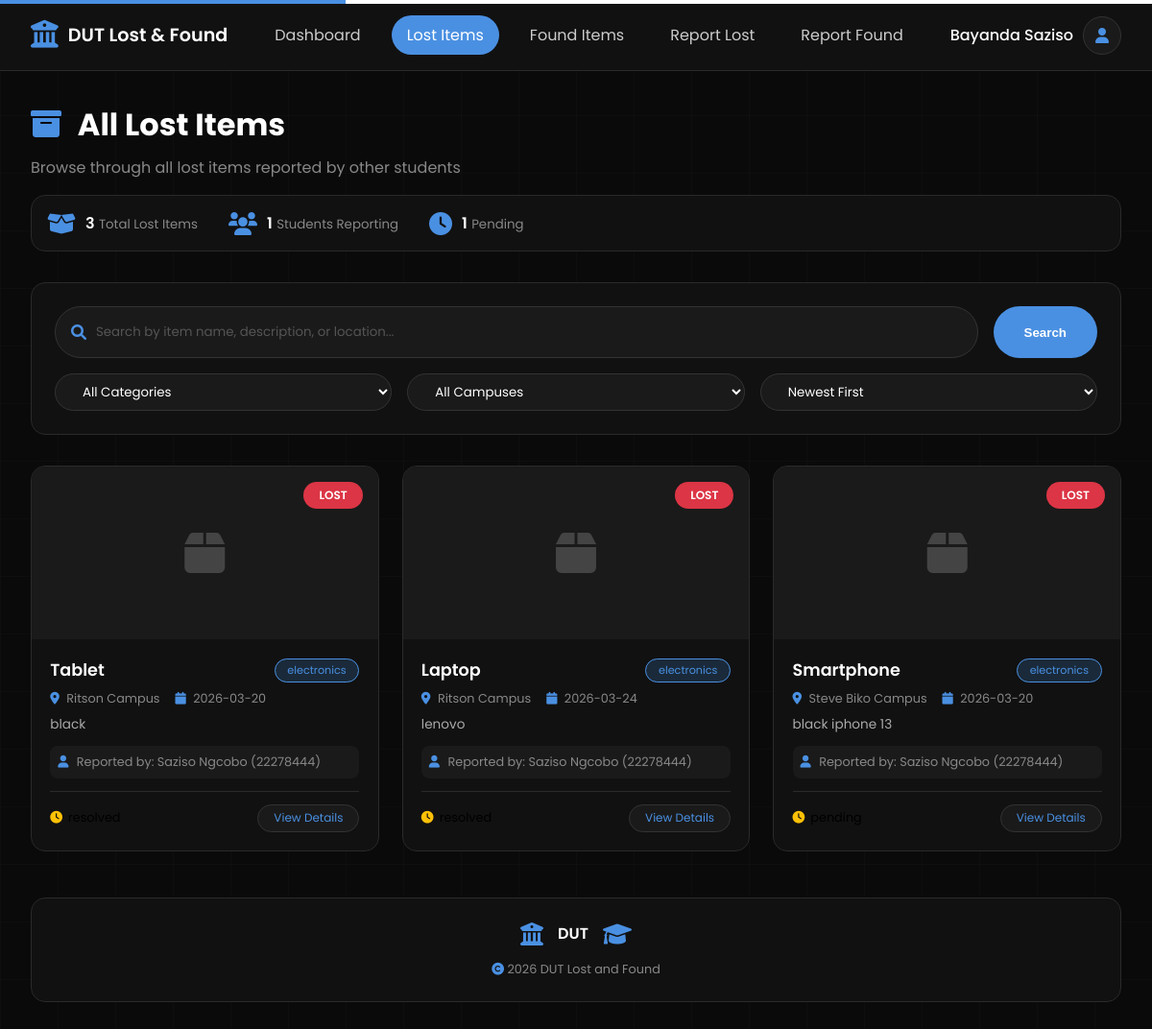
/all-lost (signed in), run on the app's committed database.
### tables this page shows
CREATE TABLE lost_items
                 (id INTEGER PRIMARY KEY AUTOINCREMENT,
                  user_id INTEGER,
                  item_name TEXT NOT NULL,
                  category TEXT NOT NULL,
                  description TEXT NOT NULL,
                  date_lost DATE NOT NULL,
                  location TEXT NOT NULL,
                  latitude REAL,
                  longitude REAL,
                  contact_name TEXT NOT NULL,
                  contact_email TEXT NOT NULL,
                  contact_phone TEXT,
                  reward_offered BOOLEAN DEFAULT 0,
                  image_path TEXT,
                  status TEXT DEFAULT 'pending',
                  resolved_at TIMESTAMP,
                  resolved_by INTEGER,
                  created_at TIMESTAMP DEFAULT CURRENT_TIMESTAMP, pickup_preference TEXT DEFAULT 'storeroom',
                  FOREIGN KEY (user_id) REFERENCES users(id),
                  FOREIGN KEY (resolved_by) REFERENCES users(id));

CREATE TABLE users
                 (id INTEGER PRIMARY KEY AUTOINCREMENT,
                  student_number TEXT UNIQUE NOT NULL,
                  full_name TEXT NOT NULL,
                  email TEXT UNIQUE NOT NULL,
                  id_number TEXT UNIQUE NOT NULL,
                  phone TEXT,
                  password TEXT NOT NULL,
                  role TEXT DEFAULT 'user',
                  created_at TIMESTAMP DEFAULT CURRENT_TIMESTAMP);

### app.py (the view)
@app.route('/all-lost')
def all_lost_items():
    if 'user' not in session:
        flash("Please login to view items", "warning")
        return redirect(url_for('login'))
    query = request.args.get('q', '').strip()
    category = request.args.get('category', '')
    campus = request.args.get('campus', '')
    sort = request.args.get('sort', 'newest')
    page = int(request.args.get('page', 1))
    per_page = 12
    conn = get_db()
    sql = "SELECT li.*, u.full_name as reporter_name, u.student_number FROM lost_items li JOIN users u ON li.user_id = u.id WHERE 1=1"
    params = []
    if query:
        sql += " AND (li.item_name LIKE ? OR li.description LIKE ? OR li.location LIKE ?)"
        search_term = f'%{query}%'
        params.extend([search_term, search_term, search_term])
    if category:
        sql += " AND li.category = ?"
        params.append(category)
    if campus:
        sql += " AND li.location LIKE ?"
        params.append(f'%{campus}%')
    count_sql = sql.replace("li.*, u.full_name as reporter_name, u.student_number", "COUNT(*) as count")
    total = conn.execute(count_sql, params).fetchone()['count']
    if sort == 'newest':
        sql += " ORDER BY li.created_at DESC"
    else:
        sql += " ORDER BY li.created_at ASC"
    sql += " LIMIT ? OFFSET ?"
    params.extend([per_page, (page-1)*per_page])
    items = conn.execute(sql, params).fetchall()
    unique_reporters = conn.execute("SELECT COUNT(DISTINCT user_id) FROM lost_items").fetchone()[0]
    pending_items = conn.execute("SELECT COUNT(*) FROM lost_items WHERE status = 'pending'").fetchone()[0]
    conn.close()
    total_pages = (total + per_page - 1) // per_page
    return render_template('all_lost_items.html',
                         user=session['user'],
                         items=[dict(item) for item in items],
                         total_items=total,
                         unique_reporters=unique_reporters,
                         pending_items=pending_items,
                         query=query,
                         category=category,
                         campus=campus,
                         sort=sort,
                         page=page,
                         total_pages=total_pages)

### app.py (called while the page is built)
def get_db():
    conn = sqlite3.connect('lost_and_found.db')
    conn.row_factory = sqlite3.Row
    return conn

### templates/all_lost_items.html (shortened to what this page needs)
<!DOCTYPE html>
<html lang="en">
<head>
    <link rel="stylesheet" href="https://cdnjs.cloudflare.com/ajax/libs/font-awesome/6.0.0-beta3/css/all.min.css">
</head>
<body>
    <nav class="navbar">
        <div class="logo">
            <i class="fas fa-university"></i>
            <span>DUT Lost & Found</span>
        </div>
        <div class="nav-links">
            <a href="/dashboard" class="nav-link">Dashboard</a>
            <a href="/all-lost" class="nav-link active">Lost Items</a>
            <a href="/all-found" class="nav-link">Found Items</a>
            <a href="/report-lost" class="nav-link">Report Lost</a>
            <a href="/report-found" class="nav-link">Report Found</a>
        </div>
        <div class="user-info">
            <span class="user-name">{{ user.full_name }}</span>
            <div class="avatar">
                <i class="fas fa-user"></i>
            </div>
        </div>
    </nav>
    <div class="container">
        <div class="page-header">
            <h1><i class="fas fa-archive" style="color: #4a90e2; margin-right: 10px;"></i> All Lost Items</h1>
            <p>Browse through all lost items reported by other students</p>
            <div class="stats">
                <div class="stat-item">
                    <i class="fas fa-box-open"></i>
                    <div>
                        <span>{{ total_items }}</span>
                        <small>Total Lost Items</small>
                    </div>
                </div>
                <div class="stat-item">
                    <i class="fas fa-users"></i>
                    <div>
                        <span>{{ unique_reporters }}</span>
                        <small>Students Reporting</small>
                    </div>
                </div>
                <div class="stat-item">
                    <i class="fas fa-clock"></i>
                    <div>
                        <span>{{ pending_items }}</span>
                        <small>Pending</small>
                    </div>
                </div>
            </div>
        </div>
        <div class="search-section">
            <form method="GET" action="/all-lost" id="searchForm">
                <div class="search-box">
                    <div class="search-input">
                        <i class="fas fa-search"></i>
                        <input type="text" name="q" placeholder="Search by item name, description, or location..." value="{{ query }}">
                    </div>
                    <button type="submit" class="search-btn">Search</button>
                </div>
                <div class="filter-group">
                    <select name="category" class="filter-select" onchange="this.form.submit()">
                        <option value="">All Categories</option>
                    </select>
                    <select name="campus" class="filter-select" onchange="this.form.submit()">
                        <option value="">All Campuses</option>
                    </select>
                    <select name="sort" class="filter-select" onchange="this.form.submit()">
                        <option value="newest" {% if sort == 'newest' %}selected{% endif %}>Newest First</option>
                    </select>
                </div>
            </form>
        </div>
        <div class="items-grid">
            {% for item in items %}
            <div class="item-card">
                <div class="item-image">
                    {% if item.image_path %}
                        <img src="{{ url_for('static', filename=item.image_path) }}" alt="{{ item.item_name }}">
                    {% else %}
                        <i class="fas fa-box placeholder-icon"></i>
                    {% endif %}
                    <span class="item-badge">LOST</span>
                </div>
                <div class="item-content">
                    <div class="item-header">
                        <div class="item-title">{{ item.item_name }}</div>
                        <span class="item-category">{{ item.category }}</span>
                    </div>
                    <div class="item-meta">
                        <span><i class="fas fa-map-marker-alt"></i> {{ item.location }}</span>
                        <span><i class="fas fa-calendar"></i> {{ item.date_lost }}</span>
                    </div>
                    <div class="item-description">
                        {{ item.description }}
                    </div>
                    <div class="item-reporter">
                        <i class="fas fa-user"></i> Reported by: {{ item.contact_name }} ({{ item.student_number }})
                    </div>
                    <div class="item-footer">
                        <div class="item-status">
                            <i class="fas fa-clock status-pending"></i>
                            <span>{{ item.status }}</span>
                        </div>
                        <a href="/item/lost/{{ item.id }}" class="btn-view">View Details</a>
                    </div>
                </div>
            </div>
            {% endfor %}
        </div>
        <div class="dut-footer">
            <div style="display: flex; align-items: center; justify-content: center; gap: 15px; margin-bottom: 1rem;">
                <i class="fas fa-university" style="font-size: 1.5rem; color: #4a90e2;"></i>
                <span style="font-weight: 600; font-size: 1rem; color: #ffffff;">DUT</span>
                <i class="fas fa-graduation-cap" style="font-size: 1.5rem; color: #4a90e2;"></i>
            </div>
            <p><i class="fas fa-copyright"></i> 2026 DUT Lost and Found</p>
        </div>
    </div>
</body>
</html>

### data on the page
lost_items: item_name "Tablet", category "electronics", location "Ritson Campus", date_lost "2026-03-20", description "black", contact_name "Saziso Ngcobo", student_number "22278444"
lost_items: item_name "Laptop", category "electronics", location "Ritson Campus", date_lost "2026-03-24", description "lenovo", contact_name "Saziso Ngcobo", student_number "22278444"
lost_items: item_name "Smartphone", category "electronics", location "Steve Biko Campus", date_lost "2026-03-20", description "black iphone 13", contact_name "Saziso Ngcobo", student_number "22278444"

### other printed values
{{ user.full_name }} "Bayanda Saziso"
{{ total_items }} "3"
{{ unique_reporters }} "1"
{{ pending_items }} "1"
